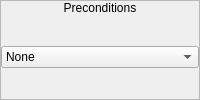
            <widget class="QFrame" name="frame_2">
             <property name="frameShape">
              <enum>QFrame::StyledPanel</enum>
             </property>
             <property name="frameShadow">
              <enum>QFrame::Raised</enum>
             </property>
             <layout class="QVBoxLayout" name="verticalLayout_2">
              <property name="spacing">
               <number>0</number>
              </property>
              <property name="margin">
               <number>0</number>
              </property>
              <item>
               <widget class="QLabel" name="label_2">
                <property name="sizePolicy">
                 <sizepolicy hsizetype="Preferred" vsizetype="Fixed">
                  <horstretch>0</horstretch>
                  <verstretch>0</verstretch>
                 </sizepolicy>
                </property>
                <property name="text">
                 <string>Preconditions</string>
                </property>
                <property name="alignment">
                 <set>Qt::AlignCenter</set>
                </property>
               </widget>
              </item>
              <item>
               <widget class="QWidget" name="widget_2" native="true">
                <layout class="QHBoxLayout" name="horizontalLayout">
                 <property name="spacing">
                  <number>0</number>
                 </property>
                 <property name="margin">
                  <number>0</number>
                 </property>
                 <item>
                  <widget class="QComboBox" name="cboxPrecondition">
                   <item>
                    <property name="text">
                     <string>None</string>
                    </property>
                   </item>
                   <item>
                    <property name="text">
                     <string>Switch</string>
                    </property>
                   </item>
                   <item>
                    <property name="text">
                     <string>Turns Elapsed</string>
                    </property>
                   </item>
                   <item>
                    <property name="text">
                     <string>Monsters Present</string>
                    </property>
                   </item>
                   <item>
                    <property name="text">
                     <string>Monster HP</string>
                    </property>
                   </item>
                   <item>
                    <property name="text">
                     <string>Monster MP</string>
                    </property>
                   </item>
                   <item>
                    <property name="text">
                     <string>Party Level Average</string>
                    </property>
                   </item>
                   <item>
                    <property name="text">
                     <string>Party Exhaustion</string>
                    </property>
                   </item>
                  </widget>
                 </item>
                </layout>
               </widget>
              </item>
             </layout>
            </widget>
